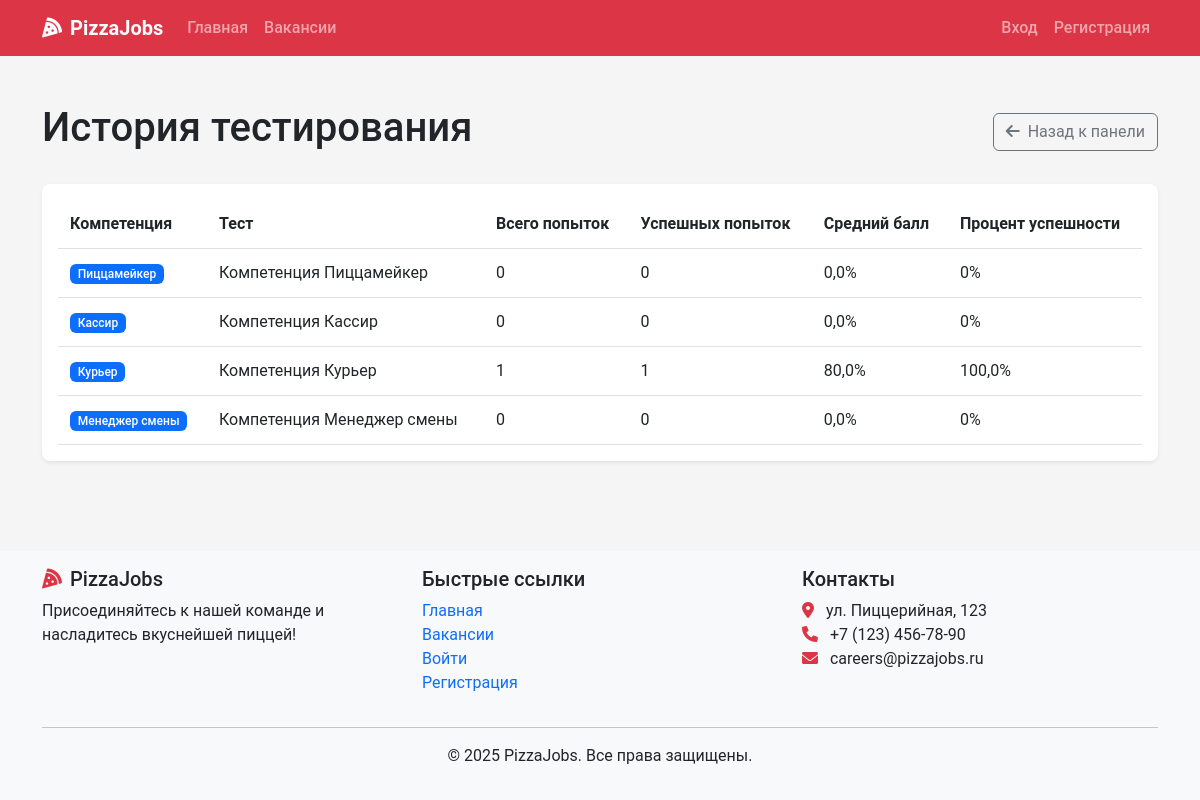
The app's page /hr/test-statistics/ with its own data.
### recruitment/models.py (models this page shows, shortened)
class Test(models.Model):
    position_type = models.OneToOneField(PositionType, on_delete=models.CASCADE, related_name='test')
    title = models.CharField(max_length=200)
    description = models.TextField()
    time_limit = models.IntegerField(help_text="Time limit in minutes")
    passing_score = models.IntegerField(default=70)
    is_active = models.BooleanField(default=True)

class PositionType(models.Model):
    title = models.CharField(max_length=100, unique=True)
    description = models.TextField()

### recruitment/views.py (the view)
# urls.py: path('hr/test-statistics/', views.test_statistics, name='test_statistics'),
def test_statistics(request):
    tests = Test.objects.all()
    total_attempts = TestAttempt.objects.count()
    passed_attempts = TestAttempt.objects.filter(passed=True).count()
    statistics = {
        'total_attempts': total_attempts,
        'passed_attempts': passed_attempts,
        'success_rate': (passed_attempts * 100 / total_attempts) if total_attempts > 0 else 0,
        'tests_data': []
    }
    for test in tests:
        test_attempts = test.attempts.all()
        total = test_attempts.count()
        passed = test_attempts.filter(passed=True).count()
        statistics['tests_data'].append({
            'test': test,
            'total_attempts': total,
            'passed_attempts': passed,
            'success_rate': (passed * 100 / total) if total > 0 else 0,
            'avg_score': test_attempts.aggregate(Avg('score'))['score__avg'] or 0
        })
    return render(request, 'hr/test_statistics.html', {'statistics': statistics})

### recruitment/context_processors.py (called while the page is built)
def notifications_processor(request):
    if request.user.is_authenticated:
        unread_count = Notification.objects.filter(user=request.user, read=False).count()
        latest_notifs = Notification.objects.filter(user=request.user).order_by('-created_at')[:5]
    else:
        unread_count = 0
        latest_notifs = []
    return {
        'unread_count': unread_count,
        'latest_notifications': latest_notifs,
    }

### templates/hr/test_statistics.html (shortened to what this page needs)
{% extends 'base.html' %}
{% block content %}
<div class="container py-4">
    <div class="d-flex justify-content-between align-items-center mb-4">
        <h1>История тестирования</h1>
        <a href="{% url 'hr_dashboard' %}" class="btn btn-outline-secondary">
            <i class="fas fa-arrow-left me-2"></i>Назад к панели
        </a>
    </div>
    <div class="card shadow">
        <div class="card-body">
            <div class="table-responsive">
                <table class="table">
                    <thead>
                        <tr>
                            <th>Компетенция</th>
                            <th>Тест</th>
                            <th>Всего попыток</th>
                            <th>Успешных попыток</th>
                            <th>Средний балл</th>
                            <th>Процент успешности</th>
                        </tr>
                    </thead>
                    <tbody>
                        {% for data in statistics.tests_data %}
                        <tr>
                            <td><span class="badge bg-primary">{{ data.test.position_type.title }}</span></td>
                            <td>{{ data.test.title }}</td>
                            <td>{{ data.total_attempts }}</td>
                            <td>{{ data.passed_attempts }}</td>
                            <td>{{ data.avg_score|floatformat:1 }}%</td>
                            <td>
                                {% if data.total_attempts > 0 %}
                                    {{ data.success_rate|floatformat:1 }}%
                                {% else %}
                                    0%
                                {% endif %}
                            </td>
                        </tr>
                        {% endfor %}
                    </tbody>
                </table>
            </div>
        </div>
    </div>
</div>
{% endblock %}

### static/css/main.css (style rules this page uses)
:root { --pizza-red: #dc3545; --pizza-green: #198754; --pizza-white: #ffffff; --pizza-light: #f8f9fa; --pizza-dark: #212529; --pizza-secondary: #6c757d; }
body { font-family: 'Roboto', 'Segoe UI', Arial, sans-serif; color: var(--pizza-dark); background-color: #f5f5f5; min-height: 100vh; display: flex; flex-direction: column; }
.card { border-radius: 0.5rem; border: none; overflow: hidden; }
.card.shadow { box-shadow: 0 0.125rem 0.25rem rgba(0, 0, 0, 0.075) !important; }
.badge { font-weight: 500; padding: 0.35em 0.65em; }
.table { margin-bottom: 0; }
.table > :not(caption) > * > * { padding: 0.75rem; }
.badge.bg-primary { background-color: #0d6efd !important; }

### records on screen
Test: test.position_type "Пиццамейкер", test "Компетенция Пиццамейкер", total_attempts "0", passed_attempts "0", avg_score "0,0", shows "0%"
Test: test.position_type "Кассир", test "Компетенция Кассир", total_attempts "0", passed_attempts "0", avg_score "0,0", shows "0%"
Test: test.position_type "Курьер", test "Компетенция Курьер", total_attempts "1", passed_attempts "1", avg_score "80,0", success_rate "100,0"
Test: test.position_type "Менеджер смены", test "Компетенция Менеджер смены", total_attempts "0", passed_attempts "0", avg_score "0,0", shows "0%"
